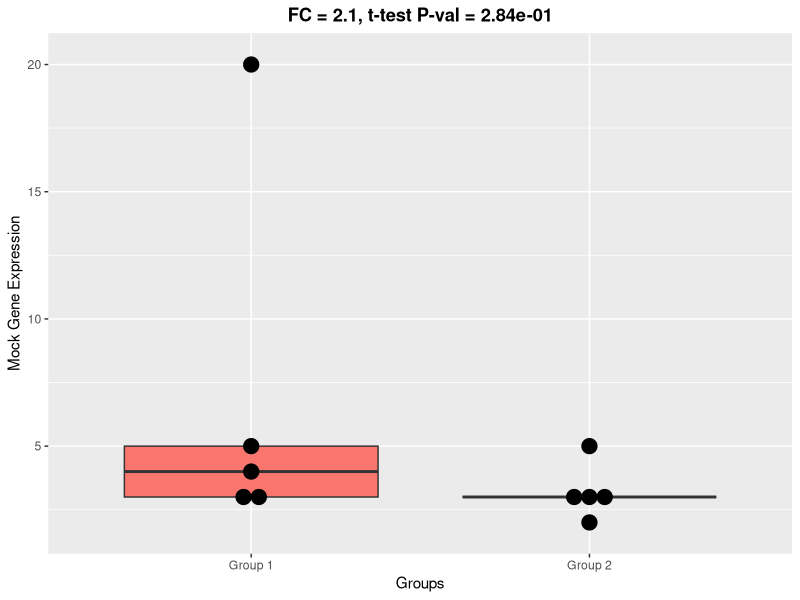
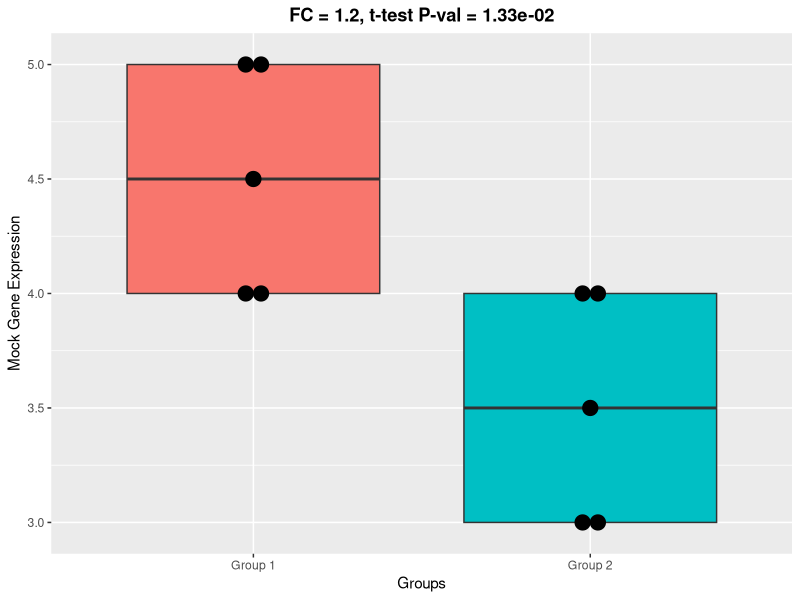
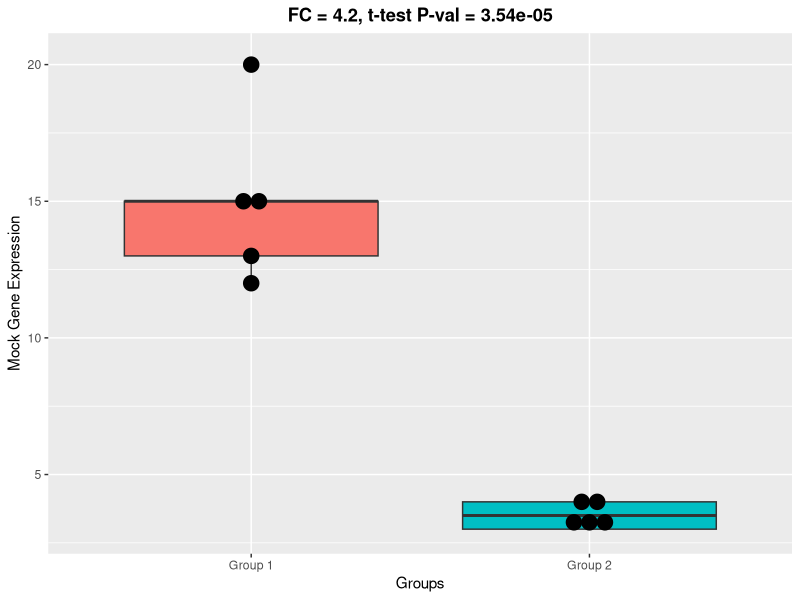

Recreate these plots in R, in order.
#Simona Dalin
#11/10/20
#Demonstrating FC vs. significant t-test

library(ggplot2)

######## Capture the folder that the current script is in, and change the working directory to this folder so we can save plots easily ############
currentDirName <- dirname(parent.frame(2)$ofile)
print(currentDirName)
setwd(as.character(currentDirName))

########## First look at an example with large fold change, but non significant t-test ########## 
FCbutNotSig1 <- c(3,5,3,4,20)
FCbutNotSig2 <- c(3,5,3,3,2)

FC <- mean(FCbutNotSig1)/mean(FCbutNotSig2)
Pval <- t.test(FCbutNotSig1, FCbutNotSig2, var.equal = TRUE)

FCbutNotSig.df <- data.frame(name = c(rep("Group 1", 5), rep("Group 2", 5)), 
                             value = c(FCbutNotSig1, FCbutNotSig2))

plot1 <- ggplot(FCbutNotSig.df, aes(x = name, y = value, fill = name)) +
  geom_boxplot() + 
  #geom_point() +
  #geom_jitter(position = position_jitter(0.2)) + 
  geom_dotplot(binaxis = 'y', stackdir = 'center', dotsize = 1, fill = "black") +
  labs(title = sprintf("FC = %.3s, t-test P-val = %.2e", FC, Pval$p.value),
       x = "Groups",
       y = "Mock Gene Expression") +
  theme(plot.title = element_text(face = "bold", hjust = 0.5)) +
  theme(legend.position = "none")

ggsave("Large FC, non-sig P-val.pdf", plot1, device = "pdf")


########## Second look at an example with small fold change, but significant t-test ########## 
NotFCbutSig1 <- c(5,4.5,4,5,4)
NotFCbutSig2 <- c(3,4,3,3.5,4)

FC2 <- mean(NotFCbutSig1)/mean(NotFCbutSig2)
Pval2 <- t.test(NotFCbutSig1, NotFCbutSig2, var.equal = TRUE)

NotFCbutSig.df <- data.frame(name = c(rep("Group 1", 5), rep("Group 2", 5)), 
                             value = c(NotFCbutSig1, NotFCbutSig2))

plot2 <- ggplot(NotFCbutSig.df, aes(x = name, y = value, fill = name)) +
  geom_boxplot() + 
  #geom_point() +
  #geom_jitter(position = position_jitter(0.2)) + 
  geom_dotplot(binaxis = 'y', stackdir = 'center', dotsize = 1, fill = "black") +
  labs(title = sprintf("FC = %.3s, t-test P-val = %.2e", FC2, Pval2$p.value),
       x = "Groups",
       y = "Mock Gene Expression") +
  theme(plot.title = element_text(face = "bold", hjust = 0.5)) +
  theme(legend.position = "none")

ggsave("Small FC, sig P-val.pdf", plot2, device = "pdf")


########## Third look at an example with large fold change, and significant t-test ########## 
FCandSig1 <- c(15, 13, 12, 15, 20)
FCandSig2 <- c(3,4,3,3.5,4)

FC3 <- mean(FCandSig1)/mean(FCandSig2)
Pval3 <- t.test(FCandSig1, FCandSig2, var.equal = TRUE)

FCandSig3.df <- data.frame(name = c(rep("Group 1", 5), rep("Group 2", 5)), 
                             value = c(FCandSig1, FCandSig2))

plot3 <- ggplot(FCandSig3.df, aes(x = name, y = value, fill = name)) +
  geom_boxplot() + 
  #geom_point() +
  #geom_jitter(position = position_jitter(0.2)) + 
  geom_dotplot(binaxis = 'y', stackdir = 'center', dotsize = 1, fill = "black") +
  labs(title = sprintf("FC = %.3s, t-test P-val = %.2e", FC3, Pval3$p.value),
       x = "Groups",
       y = "Mock Gene Expression") +
  theme(plot.title = element_text(face = "bold", hjust = 0.5)) +
  theme(legend.position = "none")

ggsave("Large FC, sig P-val.pdf", plot3, device = "pdf")

